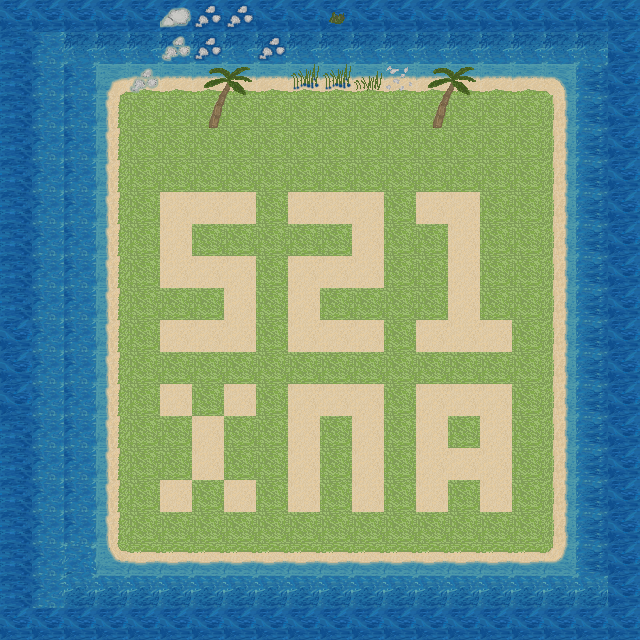

A 2D game scene composited from a Tiled map and its tileset images. What follows is a short description and the map's XML, with each tile layer's data collapsed to a summary:
An orthogonal 20x20 tile map with 32x32 px tiles, 3 tile layers (Layer01, Layer02, Layer03), 4 tilesets.

<map version="1.0" orientation="orthogonal" renderorder="right-down" width="20" height="20" tilewidth="32" tileheight="32" nextobjectid="1">
 <tileset firstgid="1" name="Tilesheet-land-v5" tilewidth="32" tileheight="32" tilecount="120">
  <image source="Tilesheet-land-v5.png" width="320" height="384" />
 </tileset>
 <tileset firstgid="121" name="Tilesheet_snow" tilewidth="32" tileheight="32" tilecount="96">
  <image source="Tilesheet_snow.png" width="537" height="193" />
 </tileset>
 <tileset firstgid="217" name="Tilesheet-water" tilewidth="32" tileheight="32" tilecount="64">
  <image source="Tilesheet-water.png" width="256" height="256" />
 </tileset>
 <tileset firstgid="281" name="Tilesheets-nature" tilewidth="32" tileheight="32" tilecount="36">
  <image source="Tilesheets-nature.png" width="192" height="207" />
 </tileset>
 <layer name="Layer01" width="20" height="20">
  <data>[400 cells, 400 non-empty, 9 distinct tile ids]</data>
 </layer>
 <layer name="Layer02" width="20" height="20">
  <data>[400 cells, 58 non-empty, 8 distinct tile ids]</data>
 </layer>
 <layer name="Layer03" width="20" height="20">
  <data>[400 cells, 75 non-empty, 12 distinct tile ids]</data>
 </layer>
</map>
